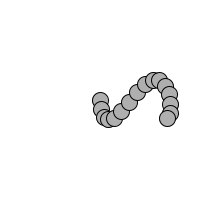
Frame 1 (no input)
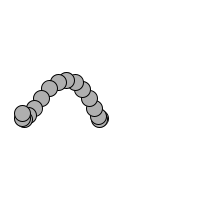
Frame 60 (the mouse pressed at the canvas centre just before this capture)
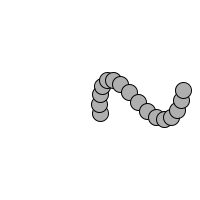
Frame 120 (the mouse held since frame 60 and released just before this capture)

The Processing sketch that drew these frames (run headless with seeded random() and noise(); from frame 60 on, the mouse is pressed at the canvas centre):

// Processing sketch: e07_a
// ── e07_a.pde
Oscillator[] oscillators;

void setup() {
  size(200,200);
  
  float angleX = 0;
  float ampX = 0;
  float aVelX = 0.05;
  float angleY = 0;
  float ampY = 20;
  float aVelY = 0.02;
  
  oscillators = new Oscillator[16];
  for (int i = 0; i < oscillators.length; i++) {
    oscillators[i] = new Oscillator(angleX,angleY,ampX,aVelX,ampY,aVelY);
    ampX += width/2/oscillators.length;
    angleX += 0.15;
    angleY += 0.5;
  }
  
  
}

void draw() {
  background(255);
  for (int i = 0; i < oscillators.length; i++) {
    oscillators[i].update();
    oscillators[i].display();
  }
}

class Oscillator {
  
  PVector angle;
  PVector aVelocity;
  PVector amplitude;
  
  Oscillator(float angleX, float angleY, float ampX, float aVelX, float ampY, float aVelY) {
    angle = new PVector(angleX,angleY);
    amplitude = new PVector(ampX,ampY);
    aVelocity = new PVector(aVelX,aVelY);
  }
  
  void update() {
    angle.x += aVelocity.x;
    angle.y += aVelocity.y;
  }
  
  void display() {
    pushMatrix();
    translate(width/2,height/2);
    float x = amplitude.x * sin(angle.x);
    float y = amplitude.y * sin(angle.y);
    stroke(0); fill(175);
    //line(0,0,x,y);
    ellipse(x,y,16,16);
    popMatrix();
  }
}
